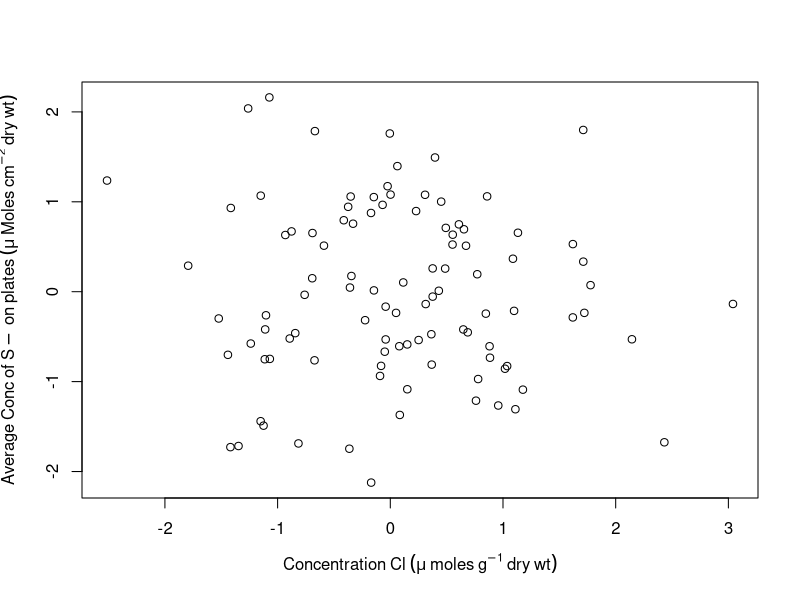

Write R code to recreate this figure.
df <- data.frame(y = rnorm(100), x = rnorm(100))

plot(y ~ x, data = df,
     ylab = expression(Average ~ Conc ~ of ~ S- ~ on ~ plates ~ 
                         (mu ~ Moles ~ cm^{-2} ~ dry ~ wt)),
     xlab = expression(Concentration ~ Cl ~ (mu ~ moles ~ g^{-1} ~ dry ~ wt)))